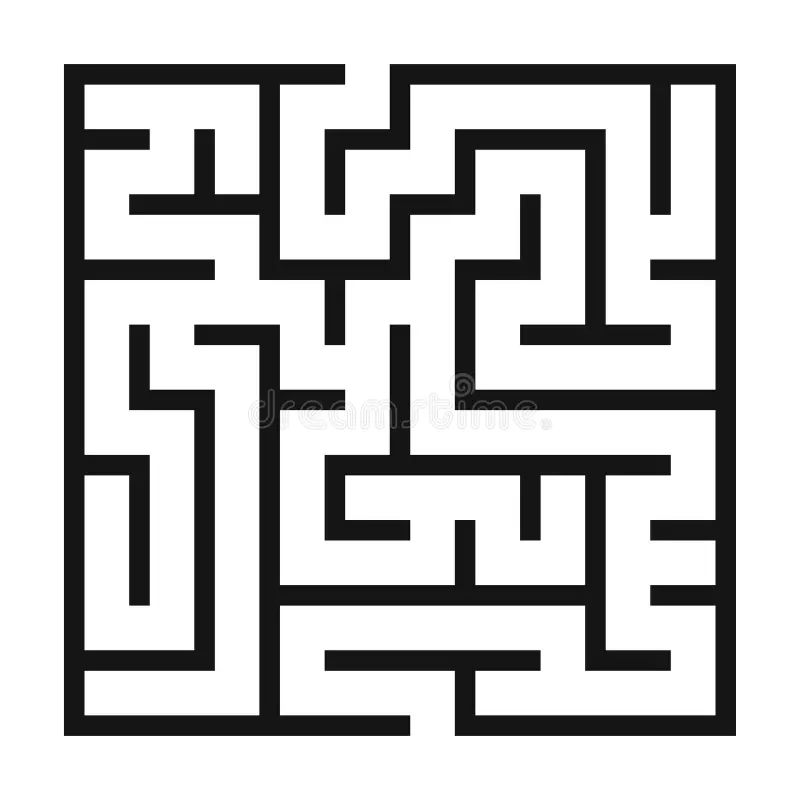
#> input picture stock_maze_2.webp, 800 x 800 px, found by its file name
$ python main.py
#> lines starting #> are read from the running program, lines starting #| are printed output that depends on the picture; after the words box and inside, x2 and y2 are one past the last pixel; in counts of white or black regions, pixels touching at a corner belong together
### code_old/maze.py
from PIL import Image, ImageDraw
import numpy as np
import path_finder

class Maze:
    def __init__(self, layout : list[list[int]], start : tuple[int, int] = None, end : tuple[int, int] = None, image : Image = None):
        self.layout = layout
        self.start = start
        self.end = end
        self.image = image

        # [8 lines of commented-out code are left out]


    def render(self, file_path = None, show_possible_paths = False) -> None:
        colorizer = {
            1: (255, 255, 255),
            0: (0,0,0),
        }

        render = Image.fromarray(np.array([[colorizer[i] for i in j] for j in self.layout], dtype=np.uint8))
        draw = ImageDraw.Draw(render)

        if self.start is not None:
            draw.point((self.start[1], self.start[0]), fill="lime")

        if self.end is not None:
            draw.point((self.end[1], self.end[0]), fill="darkgreen")

        if show_possible_paths:
            possible_path_list = self.possible_paths()
            # print(possible_path_list)
            if not possible_path_list:
                draw.point((self.end[1], self.end[0]), fill="red")
            else:
                print(len(possible_path_list))
                for path in possible_path_list:
                    for pos in path[1:-1]:
                        draw.point((pos[1], pos[0]), fill="mediumspringgreen")

        if file_path is not None:
            render.save(file_path)
        else:
            render.show()


    # [12 lines left out: function from_string, not called in this run]

    @classmethod
    def from_image(cls, file_path: str, start: tuple[int, int] = None, end: tuple[int, int] = None, color_threshold = (250, 250, 250)):
#> called with file_path = 'stock_maze_2.webp', start = (10, 52), end = (104, 61), color_threshold = (250, 250, 250)
        scale_factor = 7
        image =  Image.open(file_path)
#> image is the input picture: PIL image 800x800 RGB; mean R, G, B 196.4, 196.4, 196.4
        image_resized =  image.resize((image.size[0] // scale_factor, image.size[1] // scale_factor))
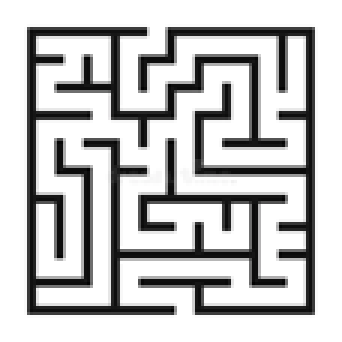
#> image_resized: PIL image 114x114 RGB (shown 3 times larger); mean R, G, B 195.5, 195.5, 195.5
        # image_resized.save("maze_resized.png")
        image_array = list(np.asarray(image_resized))
#> image_array = 114 items
        def flatten(pixel):
            return int(pixel[0] > color_threshold[0] and pixel[1] > color_threshold[1] and pixel[2] > color_threshold[2])
        layout = [[flatten(pixel) for pixel in row] for row in image_array]
#> layout = 114 items
        # [4 lines of commented-out code are left out]
        return cls(layout = layout, start = start, end = end, image = image)
#> in render, `render = Image.fromarray(np.array([[colorizer[i] for i in j] for j in ..`:
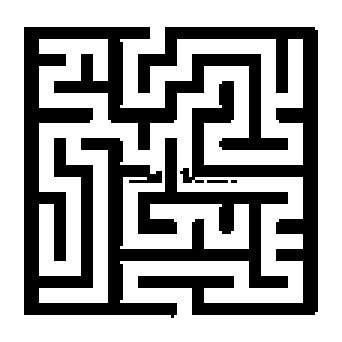
#> render: PIL image 114x114 RGB (shown 3 times larger); 63% white; 4 black regions (2 under 20 px), largest, box (x1, y1, x2, y2) and area: (8, 9, 96, 106) 3204, (46, 9, 106, 105) 1595

    def possible_paths(self) -> list[list[tuple[int, int]]]:
        return path_finder.possible_paths(self)


### code_old/path_finder.py
# from maze import Maze
import numpy as np

def possible_paths(maze):
    if maze.start is None or maze.end is None:
        raise Exception("Start or end point not set")

    if not maze.layout[maze.start[0]][maze.start[1]]:
        return False

    if not maze.layout[maze.end[0]][maze.end[1]]:
        return False

    return search(maze)


def search(maze):
    def reached(pos):
        return pos == maze.end

    def grope(pos, prev_pos): # * Give neighboring positions Up, Right, Down, Left
        next_posns = []

        vector_to_end = np.subtract(maze.end, pos)
        vector_to_end_x = vector_to_end[1]
        vector_to_end_y = vector_to_end[0]

        direction_to_end = np.sign(vector_to_end)
        direction_to_end_x = (0, direction_to_end[1])
        direction_to_end_y = (direction_to_end[0], 0)

        if abs(vector_to_end_y) >= abs(vector_to_end_x):
            next_posns.extend([
                tuple(np.add(pos, direction_to_end_y)),
                tuple(np.add(pos, direction_to_end_x)),
            ])
        else:
            next_posns.extend([
                tuple(np.add(pos, direction_to_end_x)),
                tuple(np.add(pos, direction_to_end_y)),
            ])

        if prev_pos is not None:
            next_posns.append(tuple((np.add(pos, np.subtract(pos, prev_pos)))))

        if abs(vector_to_end_y) >= abs(vector_to_end_x):
            next_posns.extend([
                tuple(np.subtract(pos, direction_to_end_x)),
                tuple(np.subtract(pos, direction_to_end_y)),
            ])
        else:
            next_posns.extend([
                tuple(np.subtract(pos, direction_to_end_y)),
                tuple(np.subtract(pos, direction_to_end_x)),
            ])


        next_posns.extend([pos for pos in [
            (pos[0] - 1, pos[1]),
            (pos[0] + 1, pos[1]),
            (pos[0], pos[1] + 1),
            (pos[0], pos[1] - 1),
        ] if pos not in next_posns])

        return next_posns

    def is_valid(pos: tuple[int, int]):
        if pos[0] < 0 or pos[1] < 0:
            return False
        if pos[0] >= len(maze.layout):
            return False
        if pos[1] >= len(maze.layout[0]):
            return False
        if not maze.layout[pos[0]][pos[1]]:
            return False

        return True
    from PIL import Image, ImageDraw
    image = Image.open('stock_maze_2.webp')
    image_scaled = image.resize((image.size[0]//20, image.size[1]//20))
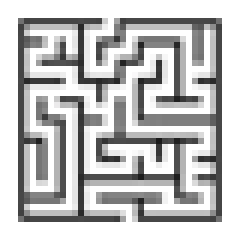
#> image_scaled: PIL image 40x40 RGB (shown 6 times larger); mean R, G, B 193.9, 193.9, 193.9
    draw = ImageDraw.Draw(image_scaled)
    def solve_pos(pos: tuple[int, int], path : list[tuple[int, int]] = [], pos_wl: list[tuple[int, int]] = [], path_wl : list[list[tuple[int, int]]] = [], tried : list[tuple[int, int]] =[], solutions : list[list[tuple[int, int]]] = [], depth = 0):
        #TODO: remove tried
        if reached(pos):
            # print(len([*solutions, [*path, pos]]))
            # print([*solutions, [*path, pos]])
            # return [*solutions, [*path, pos]] if len([*solutions, [*path, pos]]) > 0 else False
            return solve_lopos(pos_wl, path_wl, [], [*solutions, [*path, pos]], depth)
        # elif pos in tried:
        #     return solve_lopos(pos_wl, path_wl, solutions, tried, depth)
        elif pos in path:
            return solve_lopos(pos_wl, path_wl, [*tried, pos], solutions, depth)
        else:
            draw.point((pos[1], pos[0]), fill="pink")
            if depth > 10000 and depth % 100 == 0:
                print('Depth:', depth)
            if depth > 30000:
                print(pos)
                print(len(pos_wl))
                print(pos_wl)
                image_scaled.save('debug_solve_progress.png')
                print(len(solutions))
                # raise Exception("BREAK")
                return solutions if len(solutions) > 0 else False
            next_posns = list(filter(lambda pos: pos not in path, filter(is_valid, grope(pos, (path[-1] if len(path) > 0 else None)))))
            return solve_lopos([*next_posns, *pos_wl],
                        [*[[*path, pos] for i in range(len(next_posns))], *path_wl],
                        [*tried, pos],
                        solutions, depth)

    def solve_lopos(pos_wl: list[tuple[int, int]], path_wl : list[list[tuple[int, int]]], tried : list[tuple[int, int]], solutions : list[list[tuple[int, int]]], depth):
        if len(pos_wl) == 0:
            print("Len: ", len(solutions))
            return solutions if len(solutions) > 0 else False
        else:
            return solve_pos(pos_wl[0], path_wl[0], pos_wl[1:], path_wl[1:], tried, solutions, depth+1)

    return solve_pos(maze.start)


### code_old/main.py
from maze import Maze

import sys
sys.setrecursionlimit(3500000)

import gc

# maze1_string = '''
# 1 0 0 0 0
# 1 0 1 1 0
# 1 0 0 1 0
# 1 1 1 1 1
# 0 1 0 0 1
# '''.replace('\n', ' ')

maze1_dimensions = (5, 5) # (height, width)

maze1 = (Maze.from_image('stock_maze_2.webp',start=(10,52), end = (104,61)))

maze1.render('maze.png')
#> (the run stopped early here; a loop or call above may not have finished)
